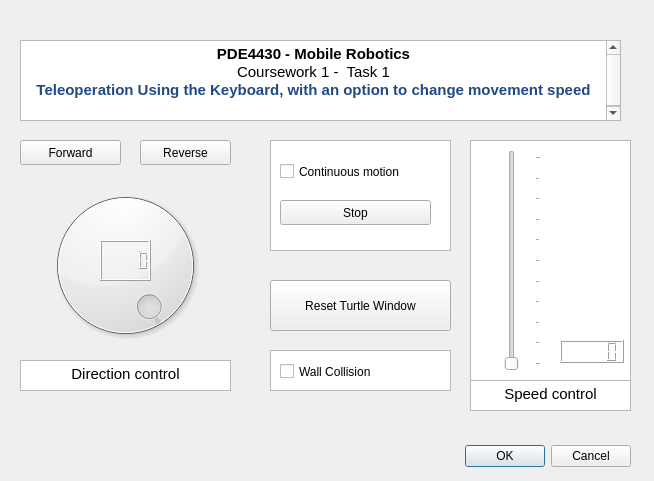
<?xml version="1.0" encoding="UTF-8"?>
<ui version="4.0">
 <class>Dialog</class>
 <widget class="QDialog" name="Dialog">
  <property name="geometry">
   <rect>
    <x>0</x>
    <y>0</y>
    <width>654</width>
    <height>481</height>
   </rect>
  </property>
  <property name="windowTitle">
   <string>Dialog</string>
  </property>
  <widget class="QDialogButtonBox" name="buttonBox">
   <property name="geometry">
    <rect>
     <x>10</x>
     <y>440</y>
     <width>621</width>
     <height>32</height>
    </rect>
   </property>
   <property name="orientation">
    <enum>Qt::Horizontal</enum>
   </property>
   <property name="standardButtons">
    <set>QDialogButtonBox::Cancel|QDialogButtonBox::Ok</set>
   </property>
  </widget>
  <widget class="QPushButton" name="pushButton">
   <property name="geometry">
    <rect>
     <x>20</x>
     <y>140</y>
     <width>101</width>
     <height>25</height>
    </rect>
   </property>
   <property name="text">
    <string>Forward</string>
   </property>
  </widget>
  <widget class="QPushButton" name="pushButton_2">
   <property name="geometry">
    <rect>
     <x>140</x>
     <y>140</y>
     <width>91</width>
     <height>25</height>
    </rect>
   </property>
   <property name="text">
    <string>Reverse</string>
   </property>
  </widget>
  <widget class="QTextBrowser" name="textBrowser">
   <property name="geometry">
    <rect>
     <x>20</x>
     <y>40</y>
     <width>601</width>
     <height>81</height>
    </rect>
   </property>
   <property name="html">
    <string>&lt;!DOCTYPE HTML PUBLIC &quot;-//W3C//DTD HTML 4.0//EN&quot; &quot;http://www.w3.org/TR/REC-html40/strict.dtd&quot;&gt;
&lt;html&gt;&lt;head&gt;&lt;meta name=&quot;qrichtext&quot; content=&quot;1&quot; /&gt;&lt;style type=&quot;text/css&quot;&gt;
p, li { white-space: pre-wrap; }
&lt;/style&gt;&lt;/head&gt;&lt;body style=&quot; font-family:'Ubuntu'; font-size:11pt; font-weight:400; font-style:normal;&quot;&gt;
&lt;p align=&quot;center&quot; style=&quot; margin-top:0px; margin-bottom:0px; margin-left:0px; margin-right:0px; -qt-block-indent:0; text-indent:0px;&quot;&gt;&lt;span style=&quot; font-weight:600;&quot;&gt;PDE4430 - Mobile Robotics&lt;/span&gt;&lt;/p&gt;
&lt;p align=&quot;center&quot; style=&quot; margin-top:0px; margin-bottom:0px; margin-left:0px; margin-right:0px; -qt-block-indent:0; text-indent:0px;&quot;&gt;Coursework 1 -  Task 1&lt;/p&gt;
&lt;p align=&quot;center&quot; style=&quot; margin-top:0px; margin-bottom:0px; margin-left:0px; margin-right:0px; -qt-block-indent:0; text-indent:0px;&quot;&gt;&lt;span style=&quot; font-weight:600; color:#204a87;&quot;&gt;Teleoperation Using the Keyboard, with an option to change movement speed&lt;/span&gt;&lt;/p&gt;
&lt;p style=&quot;-qt-paragraph-type:empty; margin-top:0px; margin-bottom:0px; margin-left:0px; margin-right:0px; -qt-block-indent:0; text-indent:0px;&quot;&gt;&lt;br /&gt;&lt;/p&gt;&lt;/body&gt;&lt;/html&gt;</string>
   </property>
  </widget>
  <widget class="QSlider" name="Vel_control">
   <property name="geometry">
    <rect>
     <x>490</x>
     <y>150</y>
     <width>51</width>
     <height>221</height>
    </rect>
   </property>
   <property name="cursor">
    <cursorShape>OpenHandCursor</cursorShape>
   </property>
   <property name="toolTip">
    <string>&lt;html&gt;&lt;head/&gt;&lt;body&gt;&lt;p&gt;1&lt;/p&gt;&lt;/body&gt;&lt;/html&gt;</string>
   </property>
   <property name="maximum">
    <number>10</number>
   </property>
   <property name="orientation">
    <enum>Qt::Vertical</enum>
   </property>
   <property name="tickPosition">
    <enum>QSlider::TicksBelow</enum>
   </property>
   <property name="tickInterval">
    <number>1</number>
   </property>
  </widget>
  <widget class="QDial" name="direction_control">
   <property name="geometry">
    <rect>
     <x>40</x>
     <y>170</y>
     <width>171</width>
     <height>191</height>
    </rect>
   </property>
   <property name="maximum">
    <number>180</number>
   </property>
   <property name="value">
    <number>0</number>
   </property>
   <property name="invertedAppearance">
    <bool>true</bool>
   </property>
  </widget>
  <widget class="QTextBrowser" name="textBrowser_2">
   <property name="geometry">
    <rect>
     <x>20</x>
     <y>360</y>
     <width>211</width>
     <height>31</height>
    </rect>
   </property>
   <property name="html">
    <string>&lt;!DOCTYPE HTML PUBLIC &quot;-//W3C//DTD HTML 4.0//EN&quot; &quot;http://www.w3.org/TR/REC-html40/strict.dtd&quot;&gt;
&lt;html&gt;&lt;head&gt;&lt;meta name=&quot;qrichtext&quot; content=&quot;1&quot; /&gt;&lt;style type=&quot;text/css&quot;&gt;
p, li { white-space: pre-wrap; }
&lt;/style&gt;&lt;/head&gt;&lt;body style=&quot; font-family:'Ubuntu'; font-size:11pt; font-weight:400; font-style:normal;&quot;&gt;
&lt;p align=&quot;center&quot; style=&quot; margin-top:0px; margin-bottom:0px; margin-left:0px; margin-right:0px; -qt-block-indent:0; text-indent:0px;&quot;&gt;Direction control&lt;/p&gt;&lt;/body&gt;&lt;/html&gt;</string>
   </property>
  </widget>
  <widget class="QTextEdit" name="textEdit">
   <property name="geometry">
    <rect>
     <x>270</x>
     <y>140</y>
     <width>181</width>
     <height>111</height>
    </rect>
   </property>
  </widget>
  <widget class="QCheckBox" name="checkBox">
   <property name="geometry">
    <rect>
     <x>280</x>
     <y>160</y>
     <width>151</width>
     <height>23</height>
    </rect>
   </property>
   <property name="text">
    <string>Continuous motion</string>
   </property>
  </widget>
  <widget class="QPushButton" name="pushButton_3">
   <property name="geometry">
    <rect>
     <x>280</x>
     <y>200</y>
     <width>151</width>
     <height>25</height>
    </rect>
   </property>
   <property name="text">
    <string>Stop</string>
   </property>
  </widget>
  <widget class="QPushButton" name="pushButton_4">
   <property name="geometry">
    <rect>
     <x>270</x>
     <y>280</y>
     <width>181</width>
     <height>51</height>
    </rect>
   </property>
   <property name="text">
    <string>Reset Turtle Window</string>
   </property>
  </widget>
  <widget class="QTextBrowser" name="textBrowser_4">
   <property name="geometry">
    <rect>
     <x>470</x>
     <y>380</y>
     <width>161</width>
     <height>31</height>
    </rect>
   </property>
   <property name="html">
    <string>&lt;!DOCTYPE HTML PUBLIC &quot;-//W3C//DTD HTML 4.0//EN&quot; &quot;http://www.w3.org/TR/REC-html40/strict.dtd&quot;&gt;
&lt;html&gt;&lt;head&gt;&lt;meta name=&quot;qrichtext&quot; content=&quot;1&quot; /&gt;&lt;style type=&quot;text/css&quot;&gt;
p, li { white-space: pre-wrap; }
&lt;/style&gt;&lt;/head&gt;&lt;body style=&quot; font-family:'Ubuntu'; font-size:11pt; font-weight:400; font-style:normal;&quot;&gt;
&lt;p align=&quot;center&quot; style=&quot; margin-top:0px; margin-bottom:0px; margin-left:0px; margin-right:0px; -qt-block-indent:0; text-indent:0px;&quot;&gt;Speed control&lt;/p&gt;&lt;/body&gt;&lt;/html&gt;</string>
   </property>
  </widget>
  <widget class="QLCDNumber" name="lcdNumberDegree">
   <property name="geometry">
    <rect>
     <x>100</x>
     <y>240</y>
     <width>51</width>
     <height>41</height>
    </rect>
   </property>
  </widget>
  <widget class="QTextBrowser" name="textBrowser_3">
   <property name="geometry">
    <rect>
     <x>470</x>
     <y>140</y>
     <width>161</width>
     <height>241</height>
    </rect>
   </property>
  </widget>
  <widget class="QLCDNumber" name="lcdNumber_2">
   <property name="geometry">
    <rect>
     <x>560</x>
     <y>340</y>
     <width>64</width>
     <height>23</height>
    </rect>
   </property>
  </widget>
  <widget class="QCheckBox" name="checkBox_2">
   <property name="geometry">
    <rect>
     <x>280</x>
     <y>360</y>
     <width>151</width>
     <height>23</height>
    </rect>
   </property>
   <property name="text">
    <string>Wall Collision</string>
   </property>
  </widget>
  <widget class="QTextEdit" name="textEdit_2">
   <property name="geometry">
    <rect>
     <x>270</x>
     <y>350</y>
     <width>181</width>
     <height>41</height>
    </rect>
   </property>
  </widget>
  <zorder>textBrowser_3</zorder>
  <zorder>textEdit_2</zorder>
  <zorder>buttonBox</zorder>
  <zorder>pushButton</zorder>
  <zorder>pushButton_2</zorder>
  <zorder>textBrowser</zorder>
  <zorder>Vel_control</zorder>
  <zorder>direction_control</zorder>
  <zorder>textBrowser_2</zorder>
  <zorder>textEdit</zorder>
  <zorder>checkBox</zorder>
  <zorder>pushButton_3</zorder>
  <zorder>pushButton_4</zorder>
  <zorder>textBrowser_4</zorder>
  <zorder>lcdNumberDegree</zorder>
  <zorder>lcdNumber_2</zorder>
  <zorder>checkBox_2</zorder>
 </widget>
 <resources/>
 <connections>
  <connection>
   <sender>buttonBox</sender>
   <signal>accepted()</signal>
   <receiver>Dialog</receiver>
   <slot>accept()</slot>
   <hints>
    <hint type="sourcelabel">
     <x>248</x>
     <y>254</y>
    </hint>
    <hint type="destinationlabel">
     <x>157</x>
     <y>274</y>
    </hint>
   </hints>
  </connection>
  <connection>
   <sender>buttonBox</sender>
   <signal>rejected()</signal>
   <receiver>Dialog</receiver>
   <slot>reject()</slot>
   <hints>
    <hint type="sourcelabel">
     <x>316</x>
     <y>260</y>
    </hint>
    <hint type="destinationlabel">
     <x>286</x>
     <y>274</y>
    </hint>
   </hints>
  </connection>
 </connections>
</ui>
